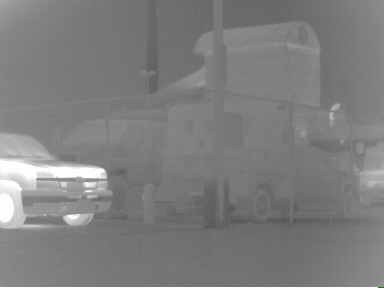
%> input picture h7.bmp, 384 x 288 px
$ octave main.m   (GNU Octave 9; MATLAB toolbox functions it lacks are replaced by stand-ins)
%> lines starting %> are read from the running program, lines starting %| are printed output that depends on the picture
### CLAHE.m
function Ikend =clahe(I,threshold_number)
[wi hi]=size(I);

%  threshold_number = ((8*8)*21)/100;
%  threshold_number=0.8;


blocks = tilling_fn(I,8,0);
bl = tilling_fn(I,16,0);

[wb hb]=size(blocks);


for i=1:1:wb
    for j=1:1:hb
Ihfirst{i,j}=imhist(blocks{i,j});  %Her bir Bloðun Histogramý bulunur
    end
end
Ih=Ihfirst;
[w,h]=size(Ih{1});

% figure; plot(Ihfirst{1,1});title('ilk hist');

e=zeros(wb,hb);
for i=1:1:wb
    for j=1:1:hb
        for wp=1:1:w

         if (Ih{i,j}(wp,1)>threshold_number)
            e(i,j)=e(i,j)+ Ih{i,j}(wp,1)-threshold_number; %kýrpýlan piksel sayýsý
             Ih{i,j}(wp,1)=threshold_number;

            end
        end

    end
end
for i=1:1:wb
    for j=1:1:hb
        redist(i,j)=e(i,j)/256;
        redusial(i,j)= e(i,j)-(redist(i,j)*256); %Kýrpýlan HÝsttogramý yayma
            Ihnew{i,j}=Ih{i,j}+redist(i,j);

        end

 end

% figure; plot(Ihnew{1,1});title('yayýlan hist');
for i=1:1:wb
    for j=1:1:hb
[Iout{i,j} LUT{i,j} cdf{i,j}]=histogram_esitle(blocks{i,j},Ihnew{i,j}); %Histogram Eþitleme
    end
end
% [5 lines of commented-out code are left out]

Iwi=(cell2mat(Iout));
Ikend=Iwi;
 a=1;
b=1;

for i=1:8:wi-15
    for j=1:8:hi-15
   Iblock=I(i:i+15,j:j+15);
 Ikend(i:i+15,j:j+15)=interpolate(Iblock,LUT{a,b},LUT{a,b+1},LUT{a+1,b},LUT{a+1,b+1},8,8);
 b=b+1;
    end
    b=1;


    a=a+1;
end
%  ia=intblock(I,LUT);
% Iwi=(cell2mat(Iout));
% da=adapthisteq(I);
%
% figure;imshow(uint8(ia)),title('Output without interpoation');
%  figure;imshow((uint8((I)))),title('Ýnput');
%  figure;imshow(((uint8(Ikend)))),title('Clahe');
end

### tilling_fn.m
function Ik_t = tilling_fn(img,Dim,F)

if F
    figure; imshow(uint8(img)); axis on; title('Original Image');
end

D = size(img);
max_row = floor(D(1)/Dim);
max_col = floor(D(2)/Dim);
Ik_t = cell(max_row,max_col);
r1 = 1; % satýr indexsi parçalanmýþ görünütünün sýralanmasý için
for row = 1:max_row

    c1 = 1; % sütün indexsi
    for col = 1:max_col
        r2 = r1+Dim-1; %image 128x128 bölünmesi için
        c2 = c1+Dim-1;

        % bölünen görünütüler Ik_t matrisine atýlýyor
        Ik_t(row,col) = {img(r1:r2,c1:c2,:)};

        if F
        % plot segment
        subplot(max_row,max_col,(row-1)*max_col+col)
        imshow(uint8(cell2mat(Ik_t(row,col))))  % cell2mat tek bir görüntüde toplamak için
        end

        % kaç döþemeye bölündüðü (sütun)
        c1 = c2 +1;
    end

    % kaç döþemeye bölündüðü (satýr)
    r1 = r2 +1;
end

### main.m
clc; clear all; close all;
Im = (imread('h7.bmp'));
%> Im is the input picture: size 288x384x3 uint8; mean R, G, B 126.4, 126.4, 126.4
Im2 = (imread('h6.bmp'));
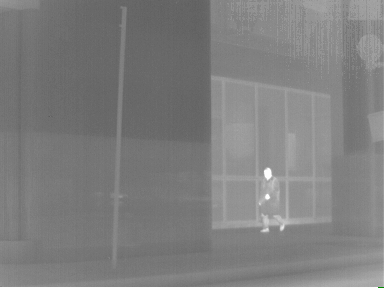
%> input picture h6.bmp, 384 x 288 px
%> Im2 is the input picture: size 288x384x3 uint8; mean R, G, B 126.5, 126.5, 126.5
Im3 = (imread('h8.bmp'));
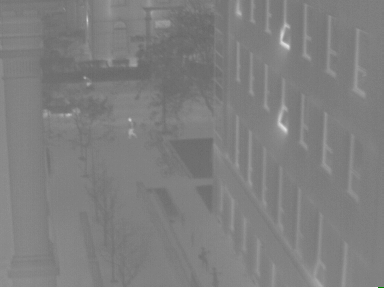
%> input picture h8.bmp, 384 x 288 px
%> Im3 is the input picture: size 288x384x3 uint8; mean R, G, B 127.1, 127.2, 127.1
Im4 = (imread('hinput2.jpg'));
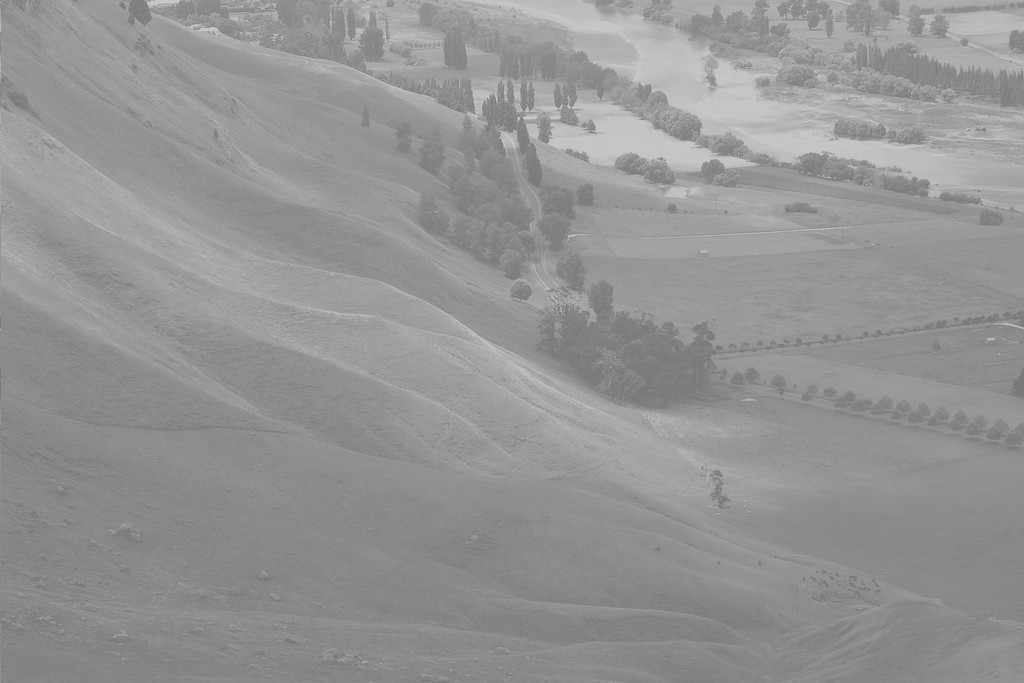
%> input picture hinput2.jpg, 1024 x 683 px
%> Im4 is the input picture: size 683x1024x3 uint8; min 114, max 208, mean 148
I2=rgb2gray(Im2);
I=rgb2gray(Im);
I3=rgb2gray(Im3);
I4=rgb2gray(Im4);


Ic1=CLAHE(I,0.9);
%> the loop in tilling_fn, `for row = 1:max_row` made 36 passes
%> r1 on passes 1 to 12: 9, 17, 25, 33, 41, 49, 57, 65, 73, 81, 89, 97
%> after the loop in tilling_fn, `for row = 1:max_row`: Ik_t = 1728 items
%> the loop in tilling_fn (call 2), `for row = 1:max_row` made 18 passes
%> r1 on passes 1 to 12: 17, 33, 49, 65, 81, 97, 113, 129, 145, 161, 177, 193
%> in clahe, `bl = tilling_fn(I,16,0);`: bl = 432 items
%> in clahe, `[wb hb]=size(blocks);`: wb = 36; hb = 48
%> the loop in clahe, `for i=1:1:wb` made 36 passes
%> after the loop in clahe, `for i=1:1:wb`: Ihfirst = 1728 items
%> in clahe, `[w,h]=size(Ih{1});`: w = 256; h = 1
%> in clahe, `e=zeros(wb,hb);`: e: size 36x48 double; every value is 0
%> after the loop in clahe, `for i=1:1:wb`:
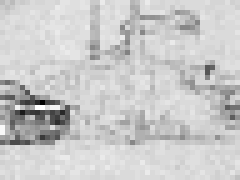
%> e: size 36x48 double (shown 5 times larger); min 19, max 63.1, mean 54; drawn with min black and max white
%> after the loop in clahe, `for i=1:1:wb`: Ihnew = 1728 items
%> after the loop in clahe, `for i=1:8:wi-15`:
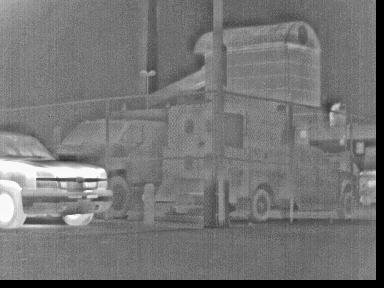
%> Ikend: size 288x384 double; min 0, max 253, mean 116.9
Ic2=CLAHE(I2,0.9);
%> call 2 of clahe, with threshold_number = 0.9
%> the loop in clahe (call 2), `for i=1:1:wb` made 36 passes
%> after the loop in clahe (call 2), `for i=1:8:wi-15`:
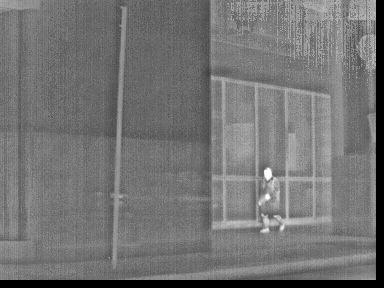
%> Ikend: size 288x384 double; min 0, max 252, mean 115.4
Ic3=CLAHE(I3,0.9);
%> call 3 of clahe, with threshold_number = 0.9
%> the loop in clahe (call 3), `for i=1:1:wb` made 36 passes
%> after the loop in clahe (call 3), `for i=1:8:wi-15`:
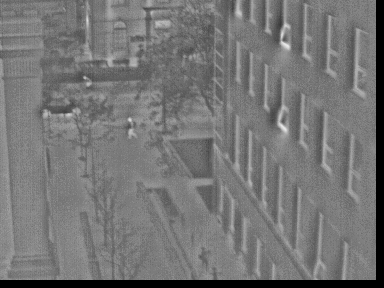
%> Ikend: size 288x384 double; min 0, max 234, mean 116.9
Ic4=CLAHE(I4,0.9);
%> in clahe (call 4), `e=zeros(wb,hb);`: e: size 85x128 double; every value is 0
%> (the run ends here)
